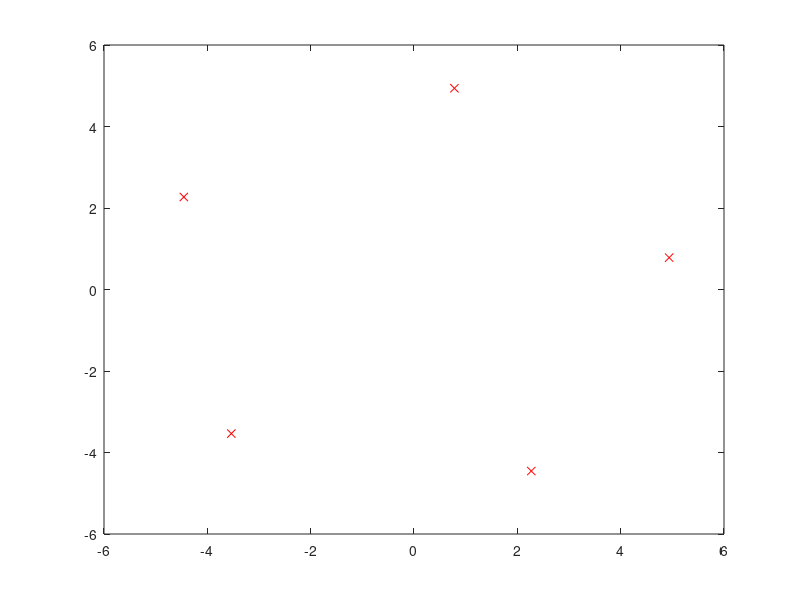

MATLAB code to generate this figure:

% vi begynner først med å ta inn input. Det som skal tastes inn er den
% relle delen av z i formen: a + b*i, altså a, og den imaginære delen,
% altså b. siden z kan være opphøyd i et tall også, må vi ha et input
% for dette tallet i tillegg; n.

a = input('Insert the real number: ');
b = input('Insert the imaginary number: ');
n = input('Insert the value of n which is the power of z: ');

% for å lage en funksjon som tilsvarer z^n = a+bi, bruker vi f for å kunne
% ekstraktere den relle og den imaginære delen fra den for å finne
% magnituden etterhvert.
f = a+b*i;
x = (imag(f))^2,(real(f))^2; % magnituden opphøyd i andre
r = sqrt(x); % kvadratroten av x, magnituden, absoluttverdien til z^n
theta = atan (b/a); 
% theta er vinkelen som ligger mellom a-aksen og magnituden

% hvis den relle delen, den imaginære delen eller begge er mindre enn null,
% bør vi omformulere verdien til vinkelen theta ved bruke av if-setninger
if a < 0 && b < 0
    theta = theta + pi;
end
if a < 0 && b > 0
    theta = theta + (1:2)* pi;
end
if a > 0 && b < 0
    theta = theta + (1.5)* pi;
end
        

disp("The angle is: "+theta) % korrekte verdien til vinkelen skrives ut
disp("The values of z are: "); % intro til verdiene for z

% z kan ha en løsning eller flere, siden den er opphøyd i et heltall, og
% for å finne alle løsninger for z, bruker vi en for-løkke som skal legge
% til 2*pi til vi kommer oss til n-i
for k = 0:n-1
    z = r*(cos((theta+k*2*pi)/n)+i*sin((theta+k*2*pi)/n));
    disp(z); % utskrift av verdiene til z
% her plottes z
    plot(real(z),imag(z), 'rx');
    hold on
end
